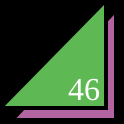
Frame 1 (no input)
Frame 60 (no input): identical to frame 1, image omitted
Frame 120 (the mouse pressed at the canvas centre since frame 60): identical to frame 1, image omitted

The p5.js sketch that drew this single still picture (run headless with seeded random() and noise() and a simulated clock; from frame 60 on, the mouse is pressed at the canvas centre):

// p5.js sketch
// ── sketch.js
function setup() {
  createCanvas(124,124);
}

function draw() {
  background(0);
  strokeWeight(4);
  fill(178, 100, 162);
  triangle(12,120,116,120,116,10);
  fill(94, 185, 84);
  triangle(0,108,106,108,106,0);
  fill(255);
  textSize(32);
  textFont("serif");
  text("46", 68, 100);
}
